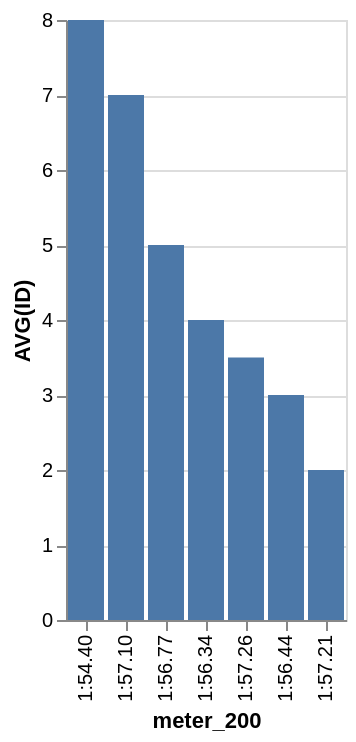

The Vega-Lite source for this figure:
### Vega-Lite specification from a JSON file in a GitHub repository (floating-point values rounded to 4 significant figures)
{"data": {"values": [{"x_data": "1:54.40", "y_data": 8}, {"x_data": "1:57.10", "y_data": 7}, {"x_data": "1:56.77", "y_data": 5}, {"x_data": "1:56.34", "y_data": 4}, {"x_data": "1:57.26", "y_data": 3.5}, {"x_data": "1:56.44", "y_data": 3}, {"x_data": "1:57.21", "y_data": 2}]}, "mark": "bar", "encoding": {"x": {"field": "x_data", "type": "nominal", "title": "meter_200", "sort": {"op": "sum", "field": "y_data", "order": "descending"}}, "y": {"field": "y_data", "type": "quantitative", "title": "AVG(ID)"}}}
